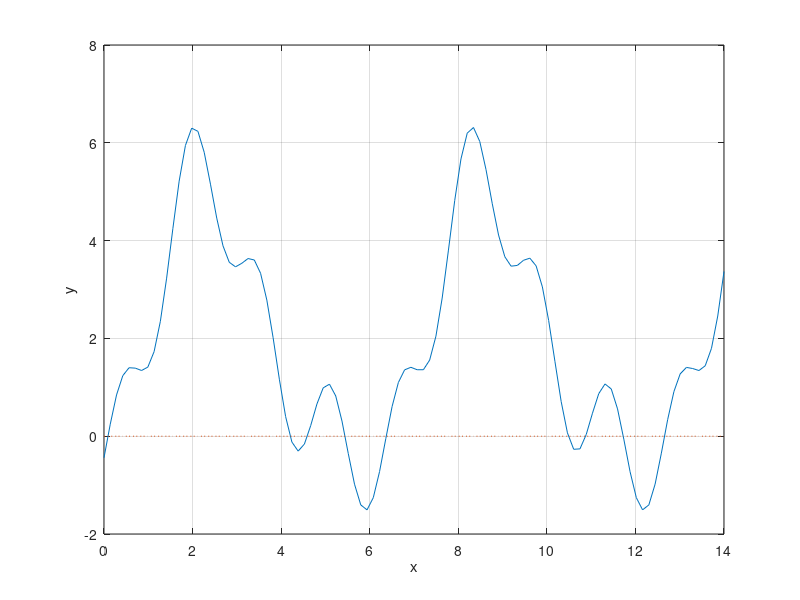

Recreate this plot in MATLAB. (Note: this script raises an error after producing the figure.)
a=0;
b=14;
m=100;
x=linspace(a,b,m);
h=0.01;
iter=5;
eps=0.001;
f=@(x)1+(1+sin(x)-cos(x)).^2-(sin(2.*x)-cos(2.*x)-0.2).^2;
y=f(x);
plot (x,f(x),x,0*x,':');
grid on;
xlabel('x');
ylabel('y');
hold on
y_min=min(y);
y_max=max(y);
if y_min<0
    y_min=1.1*y_min;
else y_min=0.9*y_min;
end
if y_max>0
    y_max=1.1*y_max;
else y_max=0.9*y_max;
end
y_limit=([y_min,y_max]);
z=ginput(1);
x1=z(1);
for i=1:iter
    yh=(f(x1+h)-f(x1))/h;
    x2=x1-f(x1)/yh;
    P=plot(x,f(x)+yh*(x-x1),':', x1,f(x1),'*', x2,0,'*',x2,f(x2),'o');
    L=line([x1,x2],[0,f(x2)]);
    set(L,'LineStyle',':');
    x1=x2;
   if  abs(f(x2))<eps
       break;
   end
   pause
   delete(P,L);
end
hold  off
disp('End Iteration');